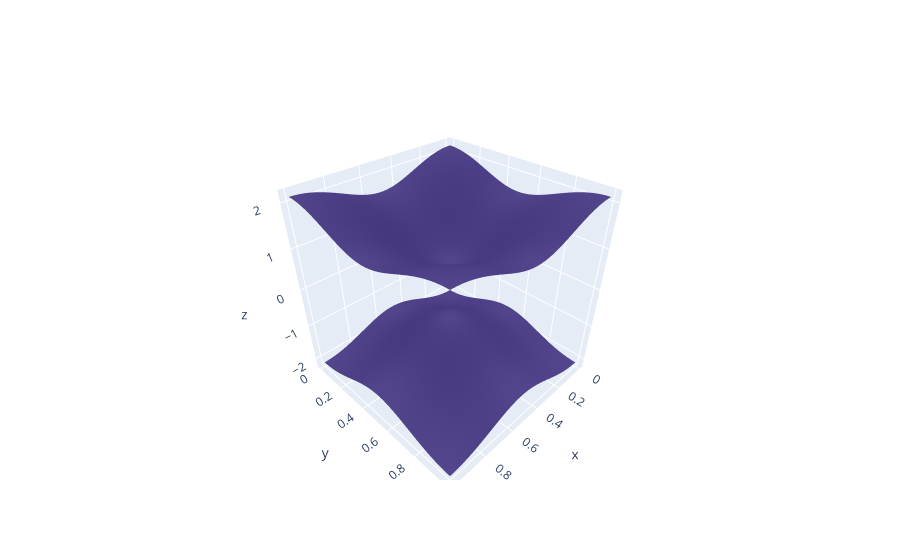

Write notebook code for a chart like this one.
### Code cell
DATA = GetDataFig3D(KXTopo,KYTopo,EvalsTopo)
fig  = go.Figure( data=DATA)
fig.show()

### Figure 1 — Plotly figure (JSON) as saved in the notebook; plotly's stock layout.template omitted (floating-point values rounded to 4 significant figures; data arrays with more than 128 entries replaced by an {"elided": "..."} marker saying what was removed)
{"data": [{"cmax": 6, "cmin": -6, "colorscale": [[0, "rgb(66, 53, 123)"], [1, "rgb(66, 53, 123)"]], "showscale": false, "type": "surface", "x": {"elided": "40x40 float values"}, "y": {"elided": "40x40 float values"}, "z": {"elided": "40x40 float values"}}, {"cmax": 6, "cmin": -6, "colorscale": [[0, "rgb(66, 53, 123)"], [1, "rgb(66, 53, 123)"]], "showscale": false, "type": "surface", "x": {"elided": "40x40 float values"}, "y": {"elided": "40x40 float values"}, "z": {"elided": "40x40 float values"}}, {"cmax": 6, "cmin": -6, "colorscale": [[0, "rgb(66, 53, 123)"], [1, "rgb(66, 53, 123)"]], "showscale": false, "type": "surface", "x": {"elided": "40x40 float values"}, "y": {"elided": "40x40 float values"}, "z": {"elided": "40x40 float values"}}, {"cmax": 6, "cmin": -6, "colorscale": [[0, "rgb(66, 53, 123)"], [1, "rgb(66, 53, 123)"]], "showscale": false, "type": "surface", "x": {"elided": "40x40 float values"}, "y": {"elided": "40x40 float values"}, "z": {"elided": "40x40 float values"}}], "layout": {}}
